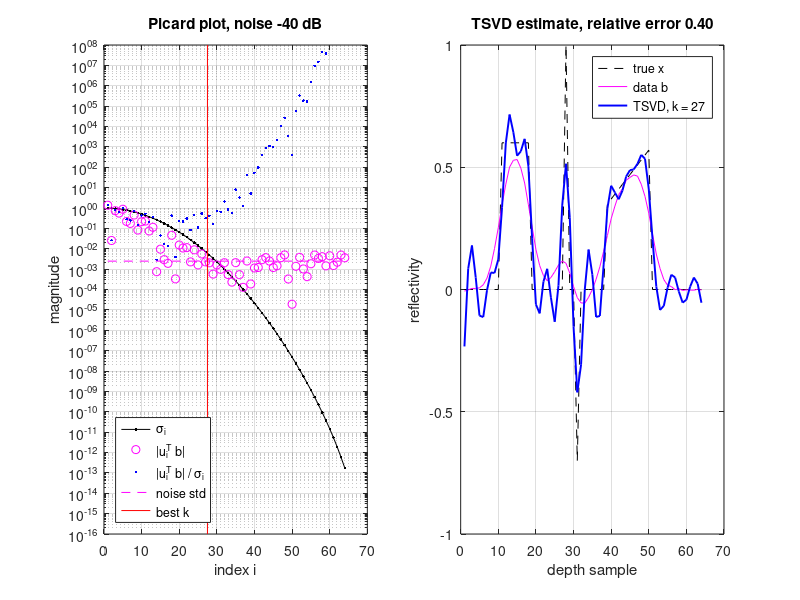

This chart was generated by the following MATLAB code:
%% m06_tsvd_picard.m  --  Module 06: truncated SVD, Tikhonov and the Picard plot
% Purpose : Deconvolve a blurred, noisy 1-D reflectivity profile b = A x + noise,
%           where A is a 64 x 64 Gaussian blur (the same problem as Demo 06.5).
%           Compare the plain pseudo-inverse, truncated SVD (TSVD) and Tikhonov,
%           read the Picard plot (sigma_i, |u_i' b|, |u_i' b|/sigma_i) and see
%           why the truncation index sits where |u_i' b| meets the noise floor.
% Change  : blur width sg (samples), noise levels nl (dB re signal RMS), n.
% Expect  : kappa(A) = 5.7e12 (sigma_64/sigma_1 = 1.75e-13); MATLAB's default
%           pinv tolerance (7e-15) keeps all 64 terms, so pinv(A)*b has relative
%           error ~1e10 at -40 dB noise. Best TSVD k = 27 (error 0.40), and the
%           Picard rule "last i with |u_i' b0| above the noise std" predicts 26;
%           Tikhonov at its best alpha gives 0.40 too. At -60 dB the best k moves
%           only to 31: sigma_i of a Gaussian blur falls super-exponentially.
% Runtime : < 1 s.
clear; close all; rng(1);

%% 1. Forward model
n = 64; sg = 2.5;                              % samples, Gaussian blur std (samples)
[I, J] = ndgrid(1:n, 1:n);
A = exp(-(I - J).^2/(2*sg^2))/(sqrt(2*pi)*sg);  % symmetric Toeplitz blur, rows sum to ~1
x = zeros(n,1);
x(11:18) = 0.6;                                % a uniform layer
x(39:50) = 0.35 + 0.02*((39:50) - 39);         % a ramped layer
x(28) = 1; x(31) = -0.7;                       % two point reflectors 3 samples apart
b0 = A*x;

[U, S, V] = svd(A); s = diag(S);
fprintf('kappa(A) = sigma_1/sigma_n = %.2e  (sigma_n/sigma_1 = %.2e)\n', s(1)/s(end), s(end)/s(1));
fprintf('default rank/pinv tolerance max(m,n)*eps*sigma_1 = %.1e -> numerical rank %d of %d\n', ...
    max(size(A))*eps(s(1)), sum(s > max(size(A))*eps(s(1))), n);

%% 2. Spectral filters at two noise levels
nl = [-40 -60];                                % noise re signal RMS (dB)
rmsb = sqrt(mean(b0.^2));
fprintf('\n noise   pinv err   best TSVD k  err     best Tikhonov alpha  err\n');
for q = 1:numel(nl)
    sn = rmsb*10^(nl(q)/20);                   % noise std per sample
    b = b0 + sn*randn(n,1);
    beta = U'*b;                               % data coefficients u_i' b
    errK = zeros(n,1);
    for k = 1:n
        xk = V(:,1:k)*(beta(1:k)./s(1:k));
        errK(k) = norm(xk - x)/norm(x);
    end
    [eK, kB] = min(errK);
    alphas = logspace(-6, 0, 121); errA = zeros(size(alphas));
    for j = 1:numel(alphas)
        f = s.^2./(s.^2 + alphas(j)^2);        % Tikhonov filter factors
        errA(j) = norm(V*(f.*beta./s) - x)/norm(x);
    end
    [eA, jA] = min(errA);
    ep = norm(pinv(A)*b - x)/norm(x);
    fprintf(' %3d dB   %8.1e      %2d     %.3f        %.1e          %.3f\n', nl(q), ep, kB, eK, alphas(jA), eA);
    % Picard prediction: keep terms while |u_i' b0| > noise std
    kP = find(abs(U'*b0) > sn, 1, 'last');
    fprintf('          last i with |u_i''b0| > noise std: %d\n', kP);
    if q == 1, b1 = b; beta1 = beta; errK1 = errK; kB1 = kB; sn1 = sn; end
end

%% 3. Figures (first noise level)
figure('Position', [60 60 1000 380]);
subplot(1,2,1);
semilogy(1:n, s, 'k.-', 1:n, abs(beta1), 'mo', 1:n, abs(beta1)./s, 'b.'); hold on;
semilogy([1 n], sn1*[1 1], 'm--'); semilogy([kB1 kB1]+0.5, [1e-16 1e8], 'r-');
ylim([1e-16 1e8]); grid on; xlabel('index i'); ylabel('magnitude');
legend('\sigma_i', '|u_i^T b|', '|u_i^T b| / \sigma_i', 'noise std', 'best k', 'Location', 'southwest');
title(sprintf('Picard plot, noise %d dB', nl(1)));
subplot(1,2,2);
xk = V(:,1:kB1)*(beta1(1:kB1)./s(1:kB1));
plot(1:n, x, 'k--', 1:n, b1, 'm', 1:n, xk, 'b', 'LineWidth', 1.4); grid on;
xlabel('depth sample'); ylabel('reflectivity');
legend('true x', 'data b', sprintf('TSVD, k = %d', kB1), 'Location', 'northeast');
title(sprintf('TSVD estimate, relative error %.2f', errK1(kB1)));
